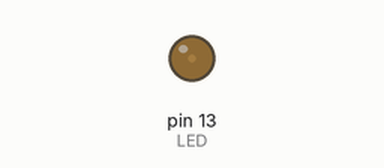
The sketch below on a simulated Arduino Uno, built with avr-gcc and run on an emulated ATmega328P. On the bench: output pins drawn as LEDs (lit = HIGH).

Above: at 0.05 s.
At 0.25 s:
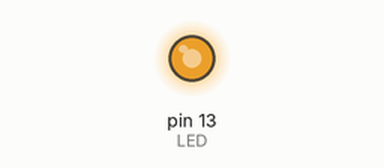
At 0.5 s:
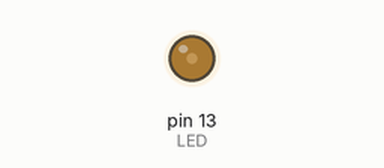
Timing chart, 0 to 3.0 s (numbered marks = the images above):
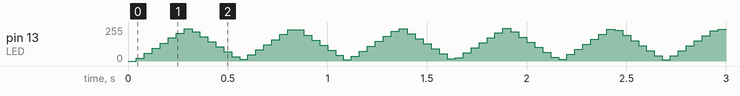

The sketch:

Generate_PWM.ino
```cpp
#define LED 13
void setup()
{
// set pin 13 as ouptput pin
pinMode(LED, OUTPUT);
}

void loop()
{
//brightness of LED increases with the increment of i
// as ton and hence duty cycle increases
for(int i=0; i<=512; i++)
{
digitalWrite(LED,HIGH);
delayMicroseconds(i);
digitalWrite(LED,LOW);
delayMicroseconds(512-i);
}
  for(int i=512; i>=0; i--)
{
digitalWrite(LED,HIGH);
delayMicroseconds(i);
digitalWrite(LED,LOW);
delayMicroseconds(512-i);
}
}
```
